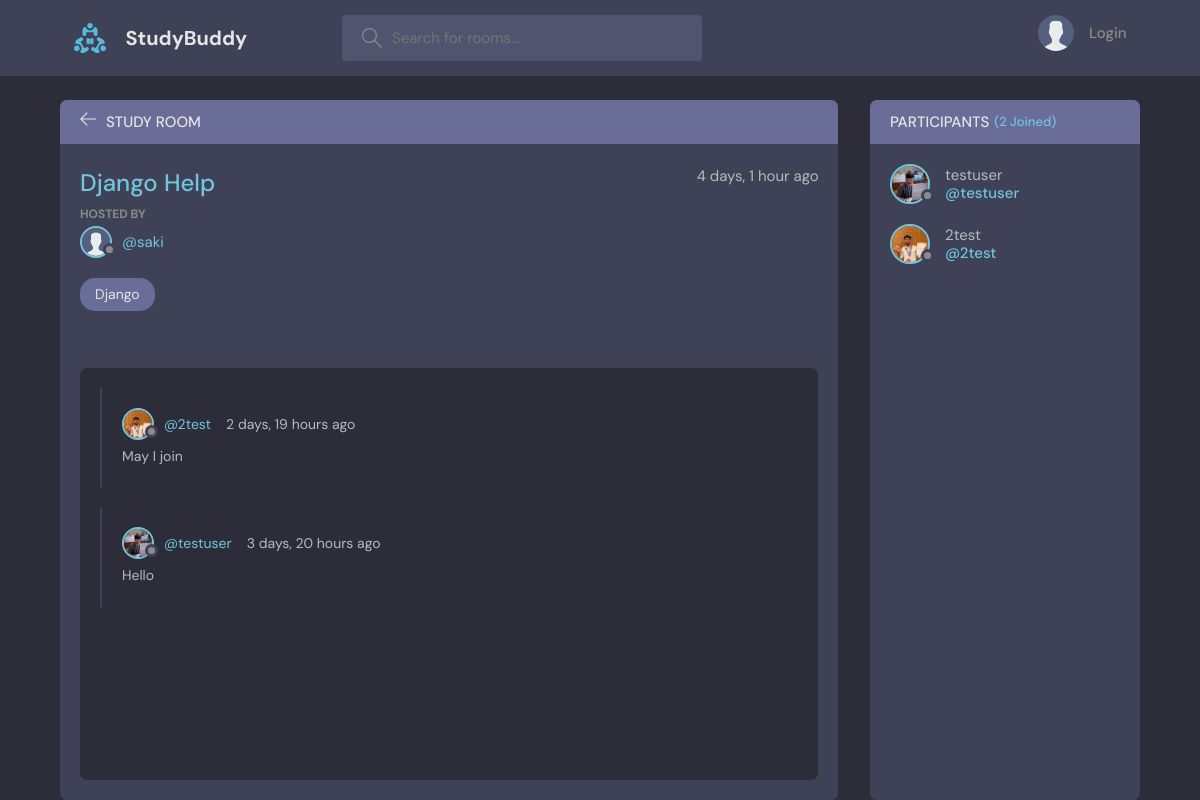
Page /room/10 on the committed database.
### base/models.py (models this page shows, shortened)
class Room(models.Model):
  host = models.ForeignKey(User, on_delete= models.SET_NULL, null = True)
  topic = models.ForeignKey(Topic, on_delete= models.SET_NULL, null = True)
  name = models.CharField(max_length=200)
  description = models.TextField(null=True, blank=True)
  participants = models.ManyToManyField(User, related_name='participants', blank=True)
  updated = models.DateTimeField(auto_now=True)
  created = models.DateTimeField(auto_now_add = True)
  class Meta:
    ordering = ['-updated', '-created']

class User(AbstractUser):
  name = models.CharField(max_length= 200)
  email = models.EmailField(unique=True)
  bio = models.TextField(null=True)
  avatar= models.ImageField(null=True, default="avatar.svg")
  USERNAME_FIELD = 'email'
  REQUIRED_FIELDS = ['username', 'name']

class Topic(models.Model):
  name = models.CharField(max_length= 200)
  def __str__(self):
    return self.name

class Message(models.Model):
  user = models.ForeignKey(User, on_delete=models.CASCADE)
  room = models.ForeignKey(Room, on_delete= models.CASCADE)
  body = models.TextField()
  updated = models.DateTimeField(auto_now=True)
  created = models.DateTimeField(auto_now_add = True)
  class Meta:
      ordering = ['-updated', '-created']

### base/views.py (the view, shortened to what this page needs)
# urls.py: path('room/<str:pk>', views.room, name="room"),
def room(request, pk):
    rooms = get_object_or_404(Room, id=pk)
    room_messages = rooms.message_set.all()
    participants = rooms.participants.all()
    context = {'room': rooms, 'room_messages': room_messages, 'participants': participants}
    return render(request, 'base/room.html', context)

### base/templates/base/room.html (shortened to what this page needs)
{% extends 'main.html' %}
{% block content %}
    <main class="profile-page layout layout--2">
      <div class="container">
        <div class="room">
          <div class="room__top">
            <div class="room__topLeft">
              <a href="{% url 'home' %}">
                <svg version="1.1" xmlns="http://www.w3.org/2000/svg" width="32" height="32" viewBox="0 0 32 32">
                  <title>arrow-left</title>
                  <path
                    d="M13.723 2.286l-13.723 13.714 13.719 13.714 1.616-1.611-10.96-10.96h27.625v-2.286h-27.625l10.965-10.965-1.616-1.607z"
                  ></path>
                </svg>
              </a>
              <h3>Study Room</h3>
            </div>
          </div>
          <div class="room__box scroll">
            <div class="room__header scroll">
              <div class="room__info">
                <h3>{{room.name}}</h3>
                <span>{{room.created|timesince}} ago</span>
              </div>
              <div class="room__hosted">
                <p>Hosted By</p>
                <a href="{% url 'user-profile' room.host.id %}" class="room__author">
                  <div class="avatar avatar--small">
                    <img src="{{room.host.avatar.url}}" />
                  </div>
                  <span>@{{room.host.username}}</span>
                </a>
              </div>
              <span class="room__topics">{{room.topic}}</span>
            </div>
            <div class="room__conversation">
              <div class="threads scroll">
                {% for message in room_messages %}
                <div class="thread">
                  <div class="thread__top">
                    <div class="thread__author">
                      <a href="{% url 'user-profile' message.user.id %}" class="thread__authorInfo">
                        <div class="avatar avatar--small">
                          <img src="{{message.user.avatar.url}}" />
                        </div>
                        <span>@{{message.user.username}}</span>
                      </a>
                      <span class="thread__date">{{message.created|timesince}} ago</span>
                    </div>
                  </div>
                  <div class="thread__details">
                    {{message.body}}
                  </div>
                </div>
                {% endfor %}
              </div>
            </div>
          </div>
        </div>
        <div class="participants">
          <h3 class="participants__top">Participants <span>({{participants.count}} Joined)</span></h3>
          <div class="participants__list scroll">
            {% for user in participants %}
            <a href="{% url 'user-profile' user.id %}" class="participant">
              <div class="avatar avatar--medium">
                <img src="{{user.avatar.url}}" />
              </div>
              <p>
                {{user.username}}
                <span>@{{user.username}}</span>
              </p>
            </a>
            {% endfor %}
          </div>
        </div>
      </div>
    </main>
    {% endblock content %}

### rows in the picture
Room: name "Django Help", created "4 days, 1 hour", host.avatar (placeholder picture), host.username "saki", topic "Django"
Message: user.avatar (picture), user.username "2test", created "2 days, 19 hours", body "May I join"
Message: user.avatar (picture), user.username "testuser", created "3 days, 20 hours", body "Hello"
User: avatar (picture), username "testuser"
User: avatar (picture), username "2test"

### other values in the picture
{{ participants.count }} "2"
